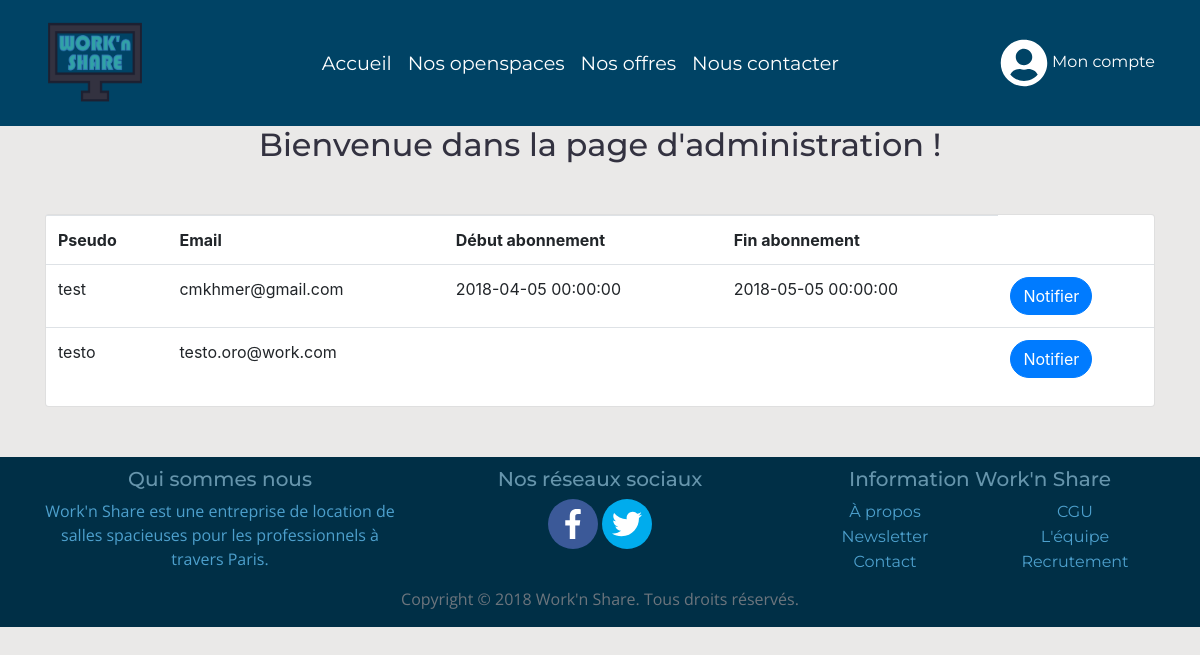
Page /admin_subscriptions_notify.php (signed in) on the committed database.
### tables this page shows
CREATE TABLE `customers` (
  `id_customer` int(11) NOT NULL,
  `blocked` tinyint(4) NOT NULL DEFAULT '0',
  `name_customer` varchar(80) NOT NULL,
  `last_name_customer` varchar(80) NOT NULL,
  `phone_number_customer` char(10) NOT NULL,
  `email_customer` varchar(255) NOT NULL,
  `pseudo_customer` varchar(80) NOT NULL,
  `password_customer` varchar(255) NOT NULL,
  `code_customer` varchar(10) NOT NULL,
  `token` char(32) DEFAULT NULL,
  `inside` tinyint(4) NOT NULL DEFAULT '0',
  `is_student` tinyint(4) NOT NULL DEFAULT '0',
  `begin_subscription` datetime DEFAULT NULL,
  `end_subscription` datetime DEFAULT NULL,
  `id_subscription` int(11) DEFAULT NULL,
  `renewal_subscription` tinyint(4) DEFAULT '1'
);

### assets/include/function.php (called while the page is built, shortened)
<?php
function connectDb() {
  try {
    $db = new PDO("mysql:host=".DB_HOST.";dbname=".DB_NAME, DB_USER, DB_PWD);
    $db->setAttribute(PDO::ATTR_ERRMODE, PDO::ERRMODE_EXCEPTION);
  } catch(PDOException $e) {
    die("Erreur de connection: " . $e->getMessage() );
  }
  return $db;
}
function customers_list(){
    $db = connectDb();
    $query = $db->prepare("SELECT * FROM CUSTOMERS");
    $query->execute();
    $result = $query->fetchAll(PDO::FETCH_ASSOC);
    return $result;
}
?>

### admin_subscriptions_notify.php (the view, shortened to what this page needs)
<?php
include 'assets/include/head.php';
$customers = customers_list();
?>
    <body>
        <?php include 'assets/include/header.php'; ?>
        <section>
            <center><h2>Bienvenue dans la page d'administration !</h2></center>
            <div class="container main-content">
                <div class="row" style="margin-top:50px; margin-bottom:50px;">
                    <div class="col-md-12">
                        <div class="card-deck">
                            <div class="card">
                                <table class="table">
                                    <tbody>
                                        <tr>
                                            <th>Pseudo</th>
                                            <th>Email</th>
                                            <th>Début abonnement</th>
                                            <th>Fin abonnement</th>
                                        </tr>
                                        <?php
                                        foreach($customers as $customer){
                                            echo '  <tr>
                                                        <td>'.$customer["pseudo_customer"].'</td>
                                                        <td>'.$customer["email_customer"].'</td>
                                                        <td>'.$customer["begin_subscription"].'</td>
                                                        <td>'.$customer["end_subscription"].'</td>
                                                        <td><button class="btn btn-primary" onclick="send_mail(\''.$customer["email_customer"].'\')">Notifier</button></td>
                                                    </tr>';
                                        }
                                        ?>
                                    </tbody>
                                </table>
                            </div>
                        </div>
                    </div>
                </div>
            </div>
        </section>
        <?php
        include "assets/include/footer.php";
        ?>
    </body>
</html>

### assets/css/stylesheet.css (style rules this page uses)
html, body { height: 100%; }
body { background-color: #eae9e8; }
h1, h2, h3, h4, h5, h6 { font-family: 'Montserrat', sans-serif; color: #333240; }
.btn { border-radius: 100px; }

### rows in the picture
customers: pseudo_customer "test", email_customer "cmkhmer@gmail.com", begin_subscription "2018-04-05 00:00:00", end_subscription "2018-05-05 00:00:00"
customers: pseudo_customer "testo", email_customer "testo.oro@work.com"
